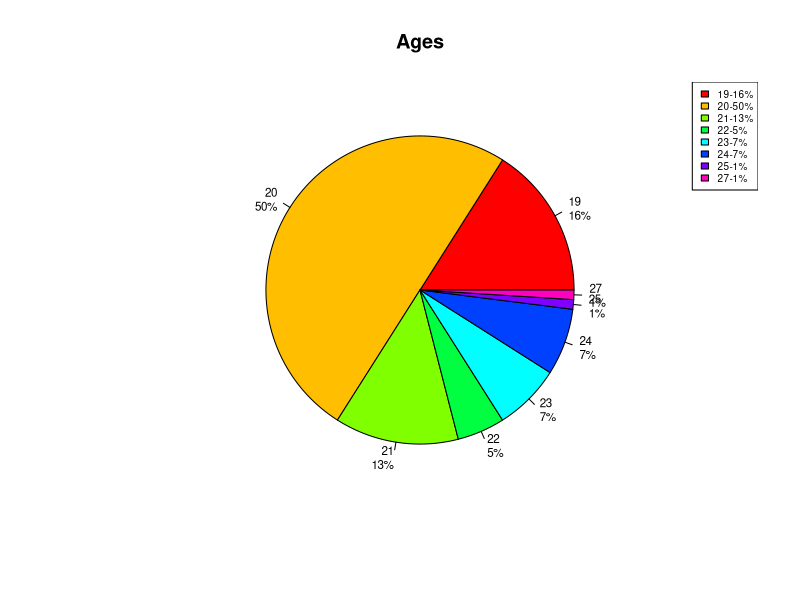
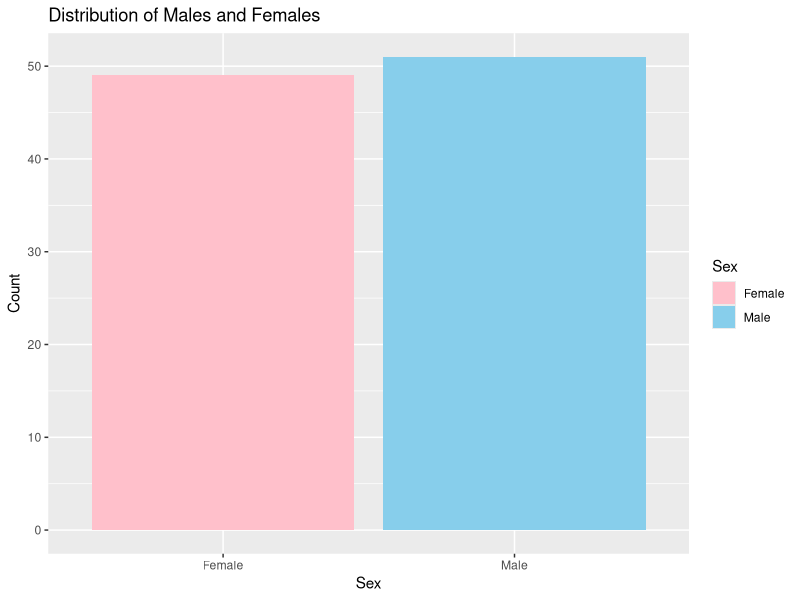
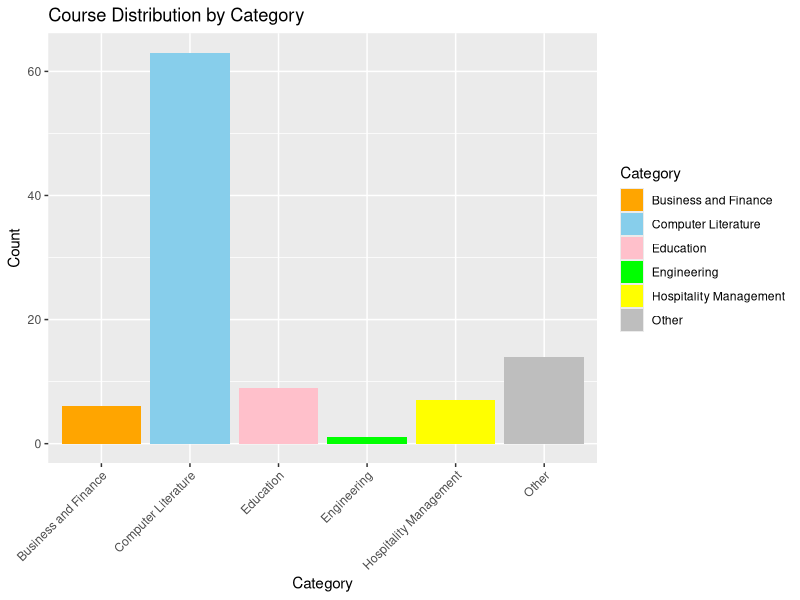

Generate these figures, in order, with R: (Note: this script raises an error after producing the figures.)
library(readxl)
library(dplyr)
library(tidyr)
library(knitr)
library(openxlsx)
library(ggplot2)




orig <- read_excel("DataCleaning(3G)/questionnaire3g.xlsx")
deets <- read_excel("DataCleaning(3G)/questionnaire3g.xlsx")


#getting the age average

age <- c(deets$Age)

#converting age to numeric form
age <- as.numeric(gsub("[^0-9]", "", as.character(age)))

#removes zeros
age <- as.numeric(gsub("0$", "", as.character(age)))

age
#neglecting NAs in solving average
ave_age <- mean(age, na.rm = TRUE)
ave_age


# removing decimals on ave_age
(ave_age <- floor(ave_age))

#fills in the NAs with the ave_age
age[is.na(age)] <- ave_age
age

deets$Age <- age
deets$Age

# graphs for age ( PIE CHART )

age_counts <- table(age)
percentages <- round(prop.table(age_counts) * 100, 1)
pie(age_counts, main = "Ages", labels = paste(names(age_counts), "\n", percentages, "%", sep = ""), col = rainbow(length(age_counts)), cex = 0.7)
legend("topright", legend = paste(names(age_counts), "-", percentages, "%", sep = ""), cex = 0.6, fill = rainbow(length(age_counts)))



# Applying the revisions
View(deets)


# ---------------------------------- Sex

males <- subset(deets, Sex == "Male")
females <- subset(deets, Sex == "Female")

sex_counts <- data.frame(
  Sex = c("Male", "Female"),
  Count = c(nrow(males), nrow(females))
)

ggplot(sex_counts, aes(x = Sex, y = Count, fill = Sex)) +
  geom_bar(stat = "identity") +
  labs(title = "Distribution of Males and Females",
       x = "Sex",
       y = "Count") +
  scale_fill_manual(values = c("Male" = "skyblue", "Female" = "pink"))





# ----------------------------------- Changing Courses to its acronym ----------

# replacing long terms to acronyms

# show courses
print(deets$Course)

# to BSIT
to_bsit <- c(1, 14, 46, 56, 59, 61, 68)
deets$Course[to_bsit] <- "BSIT"

# to BSCE
to_bsce <- c(2)
deets$Course[to_bsce] <- "BSCE"

#to BS Agri
to_bsagri <- c(17, 40)
deets$Course[to_bsagri] <- "BS Agri"

# to BS Chem
to_bschem <- c(16, 80)
deets$Course[to_bschem] <- "BS Chem"

# to bsa
to_bsa <- c(25, 28)
deets$Course[to_bsa] <- "BSA"

# to bshm
to_bshm <- c(29, 98)
deets$Course[to_bshm] <- "BSHM"

# to bs phar
to_bsphar <- c(44)
deets$Course[to_bsphar] <- "BS Phar"

deets$Course

View(deets)



# -------------------------------------- course -------------------------

course <- deets$Course

categorize_course <- function(course) {
  if (grepl("IT|CS|BSIT", course)) {
    return("Computer Literature")
  }
  else if (grepl("ED|BSED", course)) {
    return("Education")
  }
  else if (grepl("BSA|BSBA", course)) {
    return("Business and Finance")
  }
  else if (grepl("CE", course)) {
    return("Engineering")
  }
  else if (grepl("BSHM", course)) {
    return("Hospitality Management")
  }
  else {
    return("Other")
  }
}

course_categories <- sapply(course, categorize_course)

# count the data of each category
category_counts <- table(course_categories)


# convert the table to a data frame
category_counts_df <- as.data.frame(category_counts)
names(category_counts_df) <- c("Category", "Count")


# create the bar plot
ggplot(category_counts_df, aes(x = Category, y = Count, fill = Category)) +
  geom_bar(stat = "identity") +
  labs(title = "Course Distribution by Category",
       x = "Category",
       y = "Count") +
  theme(axis.text.x = element_text(angle = 45, hjust = 1)) +
  scale_fill_manual(values = c("Computer Literature" = "skyblue",
                               "Education" = "pink",
                               "Business and Finance" = "orange",
                               "Engineering" = "green",
                               "Hospitality Management" = "yellow",
                               "Other" = "grey"))



# ----------------------------------- School --------------------------

school <- deets$School

school_factor <- factor(School)

school_counts <- table(school_factor)

school_counts_df <- as.data.frame(school_counts)
names(school_counts_df) <- c("School", "Count")

# Sort the data frame by Count in descending order
school_counts_df <- school_counts_df[order(-school_counts_df$Count), ]

# Create the bar plot
ggplot(school_counts_df, aes(x = reorder(School, -Count), y = Count)) +
  geom_bar(stat = "identity", fill = "skyblue") +
  labs(title = "School Distribution",
       x = "School",
       y = "Count") +
  theme(axis.text.x = element_text(angle = 45, hjust = 1)) +
  coord_flip()


  # ------------------------------------ UTAUT ---------------------------

# Read the Excel file
questionnaire <- read_excel("questionnaire3g.xlsx", sheet = "Form Responses 1")

conversion <- function(response) {
  if (response == "Strongly Disagree") {
    return(1)
  } else if (response == "Disagree") {
    return(2)
  } else if (response == "Neutral") {
    return(3)
  } else if (response == "Agree") {
    return(4)
  } else {
    return(5)
  }
}

# Apply conversion function to each column
columns_to_convert <- c(10, 11, 12, 14, 17, 19, 20, 22, 23, 25, 26, 27, 28, 29, 30, 31, 32)

for (column_index in columns_to_convert) {
  questionnaire[[column_index]] <- sapply(questionnaire[[column_index]], conversion)
}


conversion1 <- function(response) {
  if (is.na(response)) {
    return(NA)
  } else if (response == "Yes") {
    return(1)
  } else if (response == "No") {
    return(2)
  } else if (response == "Possibly") {
    return(3)
  } else {
    return(NA)
  }
}

columns_to_convert1 <- c(9,15,16,18,21,24,33,34,35)

for (column in columns_to_convert1) {
  questionnaire[[column]] <- sapply(questionnaire[[column]], conversion1)
}

View(questionnaire)


#Mean and Standard Deviation
# Calculate the mean and sd for Performance Expectancy
performanceExpectancy <- questionnaire[, c(9:11)]

means1 <- colMeans(performanceExpectancy, na.rm = TRUE)
sd_pe <- sapply(performanceExpectancy, sd, na.rm = TRUE)

avg_mean1 <- round(mean(means1), 2)
avg_sd1 <- round(mean(sd_pe), 2)


# Calculate the mean and sd for Effort Expectancy
effortExpectancy <- questionnaire[, c(12:14)]

means2 <- colMeans(effortExpectancy, na.rm = TRUE)
sd_ee <- sapply(effortExpectancy, sd, na.rm = TRUE)

avg_mean2 <- round(mean(means2), 2)
avg_sd2 <- round(mean(sd_ee), 2)

# Calculate the mean and sd for Social Influence
socialInfluence <- questionnaire[, c(19:21)]

means3 <- colMeans(socialInfluence, na.rm = TRUE)
sd_si <- sapply(socialInfluence, sd, na.rm = TRUE)

avg_mean3 <- round(mean(means3), 2)
avg_sd3 <- round(mean(sd_si), 2)

# Calculate the mean and sd for Facilitating Conditions
facilitatingConditions <- questionnaire[, c(22:25)]

means4 <- colMeans(facilitatingConditions, na.rm = TRUE)
sd_fc <- sapply(facilitatingConditions, sd, na.rm = TRUE)

avg_mean4 <- round(mean(means4), 2)
avg_sd4 <- round(mean(sd_fc), 2)

# Calculate the mean and sd for Behavioral Intention to use the system
behavioralIntention <- questionnaire[, c(33:35)]

means5 <- colMeans(behavioralIntention, na.rm = TRUE)
sd_bi <- sapply(behavioralIntention, sd, na.rm = TRUE)

avg_mean5 <- round(mean(means5), 2)
avg_sd5 <- round(mean(sd_bi), 2)

#####Make a data frame of all factors######
#item_labels <- colnames(questionnaire[, c(9:11)])

pe <- data.frame(
  #Items = item_labels,
  Description = "Performance Expectancy",
  Mean = means1,
  SD = sd_pe,
  Average_Mean = avg_mean1,
  Average_SD = avg_sd1
)

ee <- data.frame(
  Description = "Effort Expectancy",
  Mean = means2,
  SD = sd_ee,
  Average_Mean = total_mean2,
  Average_SD = total_sd2
)


si <- data.frame(
  Description = "Social Influence",
  Mean = means3,
  SD = sd_si,
  Average_Mean = total_mean3,
  Average_SD = total_sd3
)

fc <- data.frame(
  Description = "Facilitating Conditions",
  Mean = means4,
  SD = sd_fc,
  Average_Mean = total_mean4,
  Average_SD = total_sd4
)

bi <- data.frame(
  Description = "Behavioral Intention",
  Mean = means5,
  SD = sd_bi,
  Average_Mean = total_mean5,
  Average_SD = total_sd5
)

#####Combine all factors using kable() function######
summary <- rbind(pe, ee, si, fc, bi)
summary_table<-  kable(summary)
View(summary_table)


write.xlsx(deets, "DataCleaning(3G)/manipulated_data.xlsx", row.names = FALSE)


